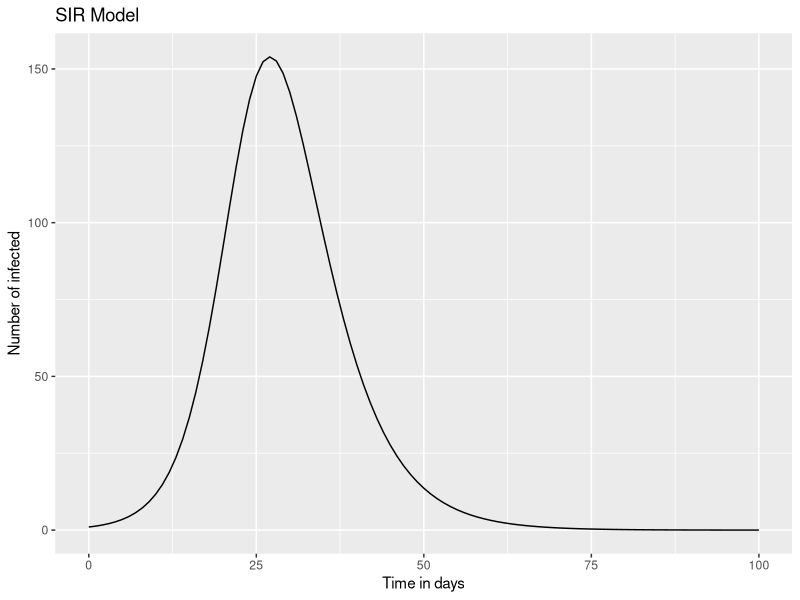
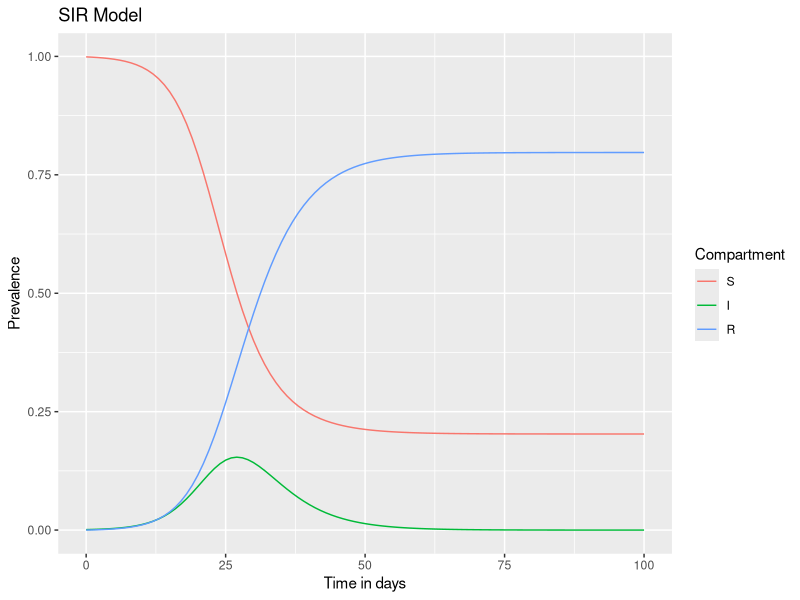
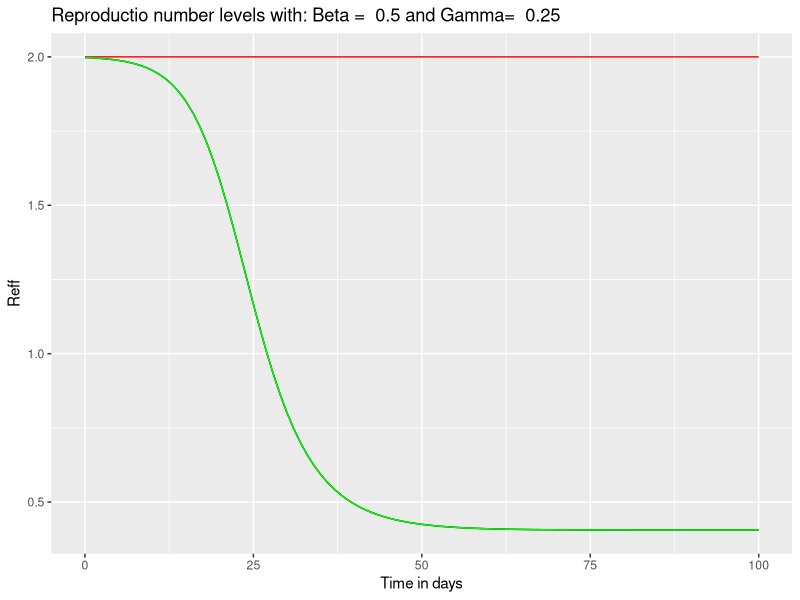

Reproduce these figures in R, in order.
#SIR Modelling (basic)

#library:
install.packages("deSolve")
library(deSolve)
install.packages("reshape2")
library(reshape2)
install.packages("ggplot2")
library(ggplot2)

#inputs
N<-1000 #population
state_values<-c(S=N-1, #susceptible
                I=1,  #infected
                R=0)  #recovered

parameters <- c(beta<- 1/2, #infection rate days ^-1
                gamma<-1/4) #recovery rate days ^-1

#Timeframe
times<-seq(0,100,by=1)

#Model
sir_model<-function(time, state, parameters){
  with(as.list(c(state,parameters)),{
    N<-S+I+R
    lambda=beta*(I/N)
    dS=-lambda*S
    dI=lambda*S-gamma*I
    dR=gamma*I
    return(list(c(dS,dI,dR)))
    })
}



#Outputs

#Calculation of differtial equations

output<-as.data.frame(ode(y=state_values,
                          times=times,
                          func=sir_model,
                          parms=parameters))

output


output_full<-melt(as.data.frame(output),id='time')
#The purpose of the melt function is to transform a wide-format data frame into a long-format data frame. 


output_full$proportion<-output_full$value/sum(state_values)
#sum(state_values)=1000
output_full

#Plot

ggplot(data = output, aes(x = time, y = I)) +
  geom_line() +
  xlab("Time in days") +
  ylab("Number of infected") +
  labs(title = "SIR Model")

ggplot(output_full,aes(x=time,y=proportion, color=variable, gropu=variable))+
  geom_line()+
  xlab('Time in days')+
  ylab("Prevalence")+
  labs(color='Compartment',title='SIR Model')

#Effective Reproduction Number
output$reff<-parameters[1]/parameters[2]*output$S/(output$S+output$I+output$R)
output$reff
output$R0 <- parameters[1]/parameters[2]
output$R0
ggplot()+
  geom_line(data=output,aes(x=time,y=reff))+
  geom_line(data=output,aes(x=time,y=R0),color='red')+
  geom_line(data=output,aes(x=time,y=reff),color='green')+
  xlab("Time in days")+
  ylab("Reff")+
  labs(title=paste("Reproductio number levels with: Beta = ",parameters[1],"and Gamma= ",parameters[2]))
  
                
                
